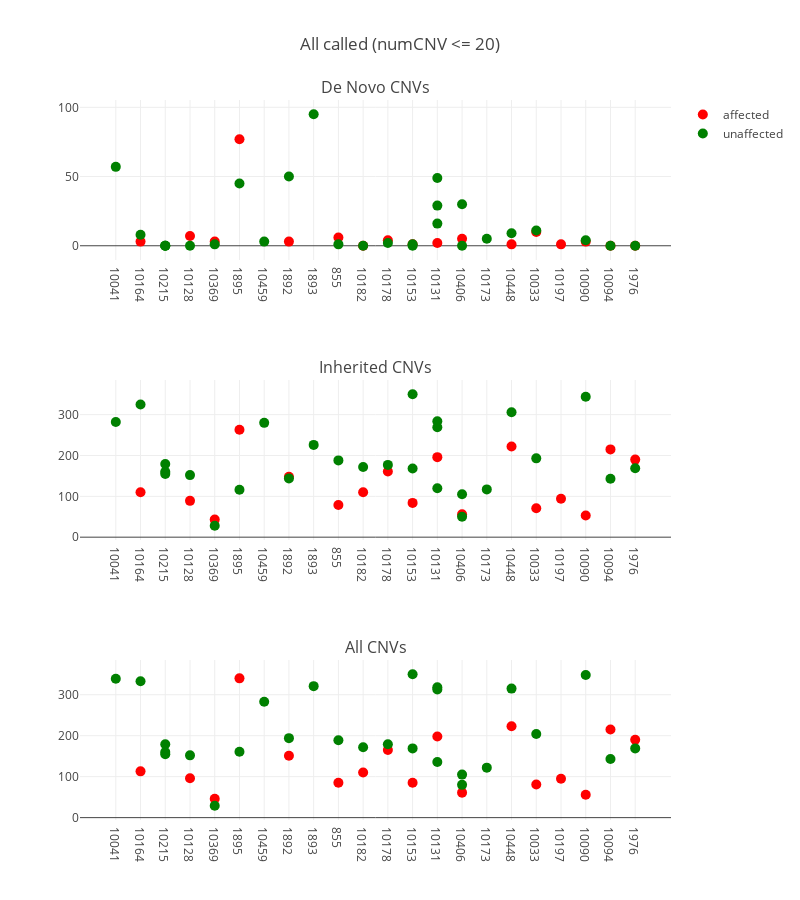

The notebook cell saved with this chart:
### Code cell
plot_cnvs('/data/sudregp/cnv/penncnv/results/summary_called.csv',
          'All called (numCNV <= 20)')

### Figure 1 — Plotly figure (JSON) as saved in the notebook; plotly's stock layout.template omitted (floating-point values rounded to 4 significant figures)
{"data": [{"hoverinfo": "text+y", "marker": {"color": "red", "size": 10}, "mode": "markers", "name": "affected", "showlegend": true, "text": ["CLIA_400122", "CLIA_400153", "CCGO_800980", "CLIA_400132", "CLIA_400134", "CLIA_400216", "CLIA_400121", "CLIA_400131", "CLIA_400128", "CLIA_400140", "CLIA_400178", "CLIA_400205", "CLIA_400127", "CLIA_400129", "CLIA_400123", "CLIA_400130", "CLIA_400204"], "type": "scatter", "x": [1, 3, 4, 5, 7, 9, 10, 11, 12, 13, 14, 16, 17, 18, 19, 20, 21], "xaxis": "x1", "y": [3, 7, 3, 77, 3, 6, 0, 4, 1, 2, 5, 1, 10, 1, 3, 0, 0], "yaxis": "y1"}, {"hoverinfo": "text+y", "hovertext": ["CLIA_400155", "CLIA_400135", "CLIA_400191", "CLIA_400189", "CLIA_400193", "CLIA_400152", "CCGO_800979", "CLIA_400158", "CLIA_400209", "CLIA_400175", "CLIA_400162", "CLIA_400133", "CLIA_400170", "CLIA_400159", "CLIA_400210", "CLIA_400212", "CLIA_400138", "CLIA_400139", "CLIA_400142", "CLIA_400179", "CLIA_400180", "CLIA_400148", "CLIA_400200", "CLIA_400166", "CLIA_400195", "CLIA_400144", "CLIA_400201"], "marker": {"color": "green", "size": 10}, "mode": "markers", "name": "unaffected", "showlegend": true, "type": "scatter", "x": [0, 1, 2, 2, 2, 3, 4, 5, 6, 7, 8, 9, 10, 11, 12, 12, 13, 13, 13, 14, 14, 15, 16, 17, 19, 20, 21], "xaxis": "x1", "y": [57, 8, 0, 0, 0, 0, 1, 45, 3, 50, 95, 1, 0, 2, 0, 1, 16, 49, 29, 30, 0, 5, 9, 11, 4, 0, 0], "yaxis": "y1"}, {"hoverinfo": "text+y", "marker": {"color": "red", "size": 10}, "mode": "markers", "name": "affected", "showlegend": false, "text": ["CLIA_400122", "CLIA_400153", "CCGO_800980", "CLIA_400132", "CLIA_400134", "CLIA_400216", "CLIA_400121", "CLIA_400131", "CLIA_400128", "CLIA_400140", "CLIA_400178", "CLIA_400205", "CLIA_400127", "CLIA_400129", "CLIA_400123", "CLIA_400130", "CLIA_400204"], "type": "scatter", "x": [1, 3, 4, 5, 7, 9, 10, 11, 12, 13, 14, 16, 17, 18, 19, 20, 21], "xaxis": "x2", "y": [110, 89, 43, 263, 148, 79, 110, 161, 84, 196, 56, 222, 71, 94, 53, 215, 190], "yaxis": "y2"}, {"hoverinfo": "text+y", "hovertext": ["CLIA_400155", "CLIA_400135", "CLIA_400191", "CLIA_400189", "CLIA_400193", "CLIA_400152", "CCGO_800979", "CLIA_400158", "CLIA_400209", "CLIA_400175", "CLIA_400162", "CLIA_400133", "CLIA_400170", "CLIA_400159", "CLIA_400210", "CLIA_400212", "CLIA_400138", "CLIA_400139", "CLIA_400142", "CLIA_400179", "CLIA_400180", "CLIA_400148", "CLIA_400200", "CLIA_400166", "CLIA_400195", "CLIA_400144", "CLIA_400201"], "marker": {"color": "green", "size": 10}, "mode": "markers", "name": "unaffected", "showlegend": false, "type": "scatter", "x": [0, 1, 2, 2, 2, 3, 4, 5, 6, 7, 8, 9, 10, 11, 12, 12, 13, 13, 13, 14, 14, 15, 16, 17, 19, 20, 21], "xaxis": "x2", "y": [282, 325, 160, 155, 179, 152, 28, 116, 280, 144, 226, 188, 172, 177, 350, 168, 120, 269, 284, 50, 105, 117, 306, 193, 344, 143, 169], "yaxis": "y2"}, {"hoverinfo": "text+y", "marker": {"color": "red", "size": 10}, "mode": "markers", "name": "affected", "showlegend": false, "text": ["CLIA_400122", "CLIA_400153", "CCGO_800980", "CLIA_400132", "CLIA_400134", "CLIA_400216", "CLIA_400121", "CLIA_400131", "CLIA_400128", "CLIA_400140", "CLIA_400178", "CLIA_400205", "CLIA_400127", "CLIA_400129", "CLIA_400123", "CLIA_400130", "CLIA_400204"], "type": "scatter", "x": [1, 3, 4, 5, 7, 9, 10, 11, 12, 13, 14, 16, 17, 18, 19, 20, 21], "xaxis": "x3", "y": [113, 96, 46, 340, 151, 85, 110, 165, 85, 198, 61, 223, 81, 95, 56, 215, 190], "yaxis": "y3"}, {"hoverinfo": "text+y", "hovertext": ["CLIA_400155", "CLIA_400135", "CLIA_400191", "CLIA_400189", "CLIA_400193", "CLIA_400152", "CCGO_800979", "CLIA_400158", "CLIA_400209", "CLIA_400175", "CLIA_400162", "CLIA_400133", "CLIA_400170", "CLIA_400159", "CLIA_400210", "CLIA_400212", "CLIA_400138", "CLIA_400139", "CLIA_400142", "CLIA_400179", "CLIA_400180", "CLIA_400148", "CLIA_400200", "CLIA_400166", "CLIA_400195", "CLIA_400144", "CLIA_400201"], "marker": {"color": "green", "size": 10}, "mode": "markers", "name": "unaffected", "showlegend": false, "type": "scatter", "x": [0, 1, 2, 2, 2, 3, 4, 5, 6, 7, 8, 9, 10, 11, 12, 12, 13, 13, 13, 14, 14, 15, 16, 17, 19, 20, 21], "xaxis": "x3", "y": [339, 333, 160, 155, 179, 152, 29, 161, 283, 194, 321, 189, 172, 179, 350, 169, 136, 318, 313, 80, 105, 122, 315, 204, 348, 143, 169], "yaxis": "y3"}], "layout": {"annotations": [{"font": {"size": 16}, "showarrow": false, "text": "De Novo CNVs", "x": 0.5, "xanchor": "center", "xref": "paper", "y": 1, "yanchor": "bottom", "yref": "paper"}, {"font": {"size": 16}, "showarrow": false, "text": "Inherited CNVs", "x": 0.5, "xanchor": "center", "xref": "paper", "y": 0.6111, "yanchor": "bottom", "yref": "paper"}, {"font": {"size": 16}, "showarrow": false, "text": "All CNVs", "x": 0.5, "xanchor": "center", "xref": "paper", "y": 0.2222, "yanchor": "bottom", "yref": "paper"}], "height": 900, "hovermode": "closest", "title": "All called (numCNV <= 20)", "width": 800, "xaxis1": {"anchor": "y1", "domain": [0, 1], "ticktext": ["10041", "10164", "10215", "10128", "10369", "1895", "10459", "1892", "1893", "855", "10182", "10178", "10153", "10131", "10406", "10173", "10448", "10033", "10197", "10090", "10094", "1976"], "tickvals": [0, 1, 2, 3, 4, 5, 6, 7, 8, 9, 10, 11, 12, 13, 14, 15, 16, 17, 18, 19, 20, 21], "zeroline": false}, "xaxis2": {"anchor": "y2", "domain": [0, 1], "ticktext": ["10041", "10164", "10215", "10128", "10369", "1895", "10459", "1892", "1893", "855", "10182", "10178", "10153", "10131", "10406", "10173", "10448", "10033", "10197", "10090", "10094", "1976"], "tickvals": [0, 1, 2, 3, 4, 5, 6, 7, 8, 9, 10, 11, 12, 13, 14, 15, 16, 17, 18, 19, 20, 21], "zeroline": false}, "xaxis3": {"anchor": "y3", "domain": [0, 1], "ticktext": ["10041", "10164", "10215", "10128", "10369", "1895", "10459", "1892", "1893", "855", "10182", "10178", "10153", "10131", "10406", "10173", "10448", "10033", "10197", "10090", "10094", "1976"], "tickvals": [0, 1, 2, 3, 4, 5, 6, 7, 8, 9, 10, 11, 12, 13, 14, 15, 16, 17, 18, 19, 20, 21], "zeroline": false}, "yaxis1": {"anchor": "x1", "domain": [0.7778, 1]}, "yaxis2": {"anchor": "x2", "domain": [0.3889, 0.6111]}, "yaxis3": {"anchor": "x3", "domain": [0, 0.2222]}}}
